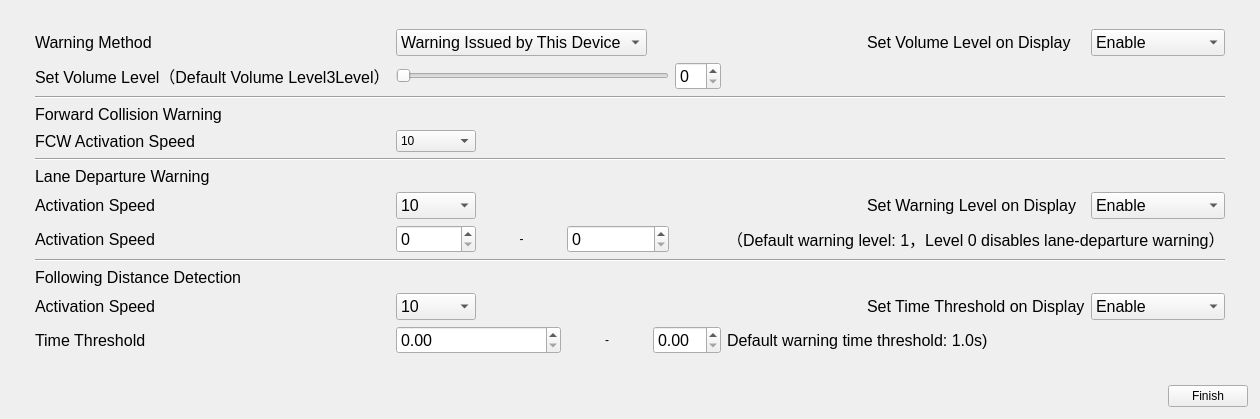
            <widget class="QWidget" name="page_yjset">
             <layout class="QVBoxLayout" name="verticalLayout_9" stretch="1,0">
              <item>
               <widget class="QWidget" name="widget" native="true">
                <layout class="QHBoxLayout" name="horizontalLayout_2" stretch="1,3,2">
                 <item>
                  <widget class="QWidget" name="widget_7" native="true"/>
                 </item>
                 <item>
                  <widget class="QWidget" name="widget_9" native="true">
                   <layout class="QGridLayout" name="gridLayout_5">
                    <item row="12" column="4" colspan="2">
                     <widget class="QDoubleSpinBox" name="doubleSpinBox_8">
                      <property name="font">
                       <font>
                        <pointsize>12</pointsize>
                       </font>
                      </property>
                     </widget>
                    </item>
                    <item row="12" column="6" colspan="2">
                     <widget class="QLabel" name="label_31">
                      <property name="font">
                       <font>
                        <pointsize>12</pointsize>
                       </font>
                      </property>
                      <property name="text">
                       <string>Default warning time threshold: 1.0s)</string>
                      </property>
                     </widget>
                    </item>
                    <item row="4" column="1">
                     <widget class="QComboBox" name="comboBox_13">
                      <item>
                       <property name="text">
                        <string>10</string>
                       </property>
                      </item>
                      <item>
                       <property name="text">
                        <string>20</string>
                       </property>
                      </item>
                      <item>
                       <property name="text">
                        <string>30</string>
                       </property>
                      </item>
                      <item>
                       <property name="text">
                        <string>40</string>
                       </property>
                      </item>
                      <item>
                       <property name="text">
                        <string>50</string>
                       </property>
                      </item>
                     </widget>
                    </item>
                    <item row="7" column="8">
                     <widget class="QComboBox" name="comboBox_11">
                      <property name="font">
                       <font>
                        <pointsize>12</pointsize>
                       </font>
                      </property>
                      <item>
                       <property name="text">
                        <string>Enable</string>
                       </property>
                      </item>
                      <item>
                       <property name="text">
                        <string>Disable</string>
                       </property>
                      </item>
                     </widget>
                    </item>
                    <item row="8" column="6" colspan="3">
                     <widget class="QLabel" name="label_24">
                      <property name="font">
                       <font>
                        <pointsize>12</pointsize>
                       </font>
                      </property>
                      <property name="text">
                       <string>（Default warning level: 1，Level 0 disables lane-departure warning）</string>
                      </property>
                     </widget>
                    </item>
                    <item row="1" column="0">
                     <widget class="QLabel" name="label_17">
                      <property name="font">
                       <font>
                        <pointsize>12</pointsize>
                       </font>
                      </property>
                      <property name="text">
                       <string>Set Volume Level（Default Volume Level3Level）</string>
                      </property>
                     </widget>
                    </item>
                    <item row="6" column="0">
                     <widget class="QLabel" name="label_20">
                      <property name="font">
                       <font>
                        <pointsize>12</pointsize>
                       </font>
                      </property>
                      <property name="text">
                       <string>Lane Departure Warning</string>
                      </property>
                     </widget>
                    </item>
                    <item row="1" column="1" colspan="4">
                     <widget class="QSlider" name="horizontalSlider">
                      <property name="orientation">
                       <enum>Qt::Horizontal</enum>
                      </property>
                     </widget>
                    </item>
                    <item row="7" column="0">
                     <widget class="QLabel" name="label_21">
                      <property name="font">
                       <font>
                        <pointsize>12</pointsize>
                       </font>
                      </property>
                      <property name="text">
                       <string>Activation Speed</string>
                      </property>
                     </widget>
                    </item>
                    <item row="8" column="0">
                     <widget class="QLabel" name="label_23">
                      <property name="font">
                       <font>
                        <pointsize>12</pointsize>
                       </font>
                      </property>
                      <property name="text">
                       <string>Activation Speed</string>
                      </property>
                     </widget>
                    </item>
                    <item row="12" column="0">
                     <widget class="QLabel" name="label_27">
                      <property name="font">
                       <font>
                        <pointsize>12</pointsize>
                       </font>
                      </property>
                      <property name="text">
                       <string>Time Threshold</string>
                      </property>
                     </widget>
                    </item>
                    <item row="13" column="0" colspan="9">
                     <widget class="QWidget" name="widget_11" native="true"/>
                    </item>
                    <item row="7" column="1">
                     <widget class="QComboBox" name="comboBox_15">
                      <property name="font">
                       <font>
                        <pointsize>12</pointsize>
                       </font>
                      </property>
                      <item>
                       <property name="text">
                        <string>10</string>
                       </property>
                      </item>
                      <item>
                       <property name="text">
                        <string>20</string>
                       </property>
                      </item>
                      <item>
                       <property name="text">
                        <string>30</string>
                       </property>
                      </item>
                      <item>
                       <property name="text">
                        <string>40</string>
                       </property>
                      </item>
                      <item>
                       <property name="text">
                        <string>50</string>
                       </property>
                      </item>
                     </widget>
                    </item>
                    <item row="11" column="1">
                     <widget class="QComboBox" name="comboBox_14">
                      <property name="font">
                       <font>
                        <pointsize>12</pointsize>
                       </font>
                      </property>
                      <item>
                       <property name="text">
                        <string>10</string>
                       </property>
                      </item>
                      <item>
                       <property name="text">
                        <string>20</string>
                       </property>
                      </item>
                      <item>
                       <property name="text">
                        <string>30</string>
                       </property>
                      </item>
                      <item>
                       <property name="text">
                        <string>40</string>
                       </property>
                      </item>
                      <item>
                       <property name="text">
                        <string>50</string>
                       </property>
                      </item>
                     </widget>
                    </item>
                    <item row="5" column="0" colspan="9">
                     <widget class="Line" name="line_2">
                      <property name="orientation">
                       <enum>Qt::Horizontal</enum>
                      </property>
                     </widget>
                    </item>
                    <item row="9" column="0" colspan="9">
                     <widget class="Line" name="line_3">
                      <property name="orientation">
                       <enum>Qt::Horizontal</enum>
                      </property>
                     </widget>
                    </item>
                    <item row="12" column="3">
                     <widget class="QLabel" name="label_30">
                      <property name="text">
                       <string>-</string>
                      </property>
                      <property name="alignment">
                       <set>Qt::AlignCenter</set>
                      </property>
                     </widget>
                    </item>
                    <item row="0" column="0">
                     <widget class="QLabel" name="label_15">
                      <property name="font">
                       <font>
                        <pointsize>12</pointsize>
                       </font>
                      </property>
                      <property name="text">
                       <string>Warning Method</string>
                      </property>
                     </widget>
                    </item>
                    <item row="0" column="1" colspan="3">
                     <widget class="QComboBox" name="comboBox_8">
                      <property name="font">
                       <font>
                        <pointsize>12</pointsize>
                       </font>
                      </property>
                      <item>
                       <property name="text">
                        <string>Warning Issued by This Device</string>
                       </property>
                      </item>
                     </widget>
                    </item>
                    <item row="8" column="2">
                     <widget class="QLabel" name="label_29">
                      <property name="text">
                       <string>-</string>
                      </property>
                      <property name="alignment">
                       <set>Qt::AlignCenter</set>
                      </property>
                     </widget>
                    </item>
                    <item row="11" column="0">
                     <widget class="QLabel" name="label_26">
                      <property name="font">
                       <font>
                        <pointsize>12</pointsize>
                       </font>
                      </property>
                      <property name="text">
                       <string>Activation Speed</string>
                      </property>
                     </widget>
                    </item>
                    <item row="11" column="7">
                     <widget class="QLabel" name="label_28">
                      <property name="font">
                       <font>
                        <pointsize>12</pointsize>
                       </font>
                      </property>
                      <property name="text">
                       <string>Set Time Threshold on Display</string>
                      </property>
                     </widget>
                    </item>
                    <item row="12" column="1" colspan="2">
                     <widget class="QDoubleSpinBox" name="doubleSpinBox_7">
                      <property name="font">
                       <font>
                        <pointsize>12</pointsize>
                       </font>
                      </property>
                     </widget>
                    </item>
                    <item row="2" column="0" colspan="9">
                     <widget class="Line" name="line">
                      <property name="orientation">
                       <enum>Qt::Horizontal</enum>
                      </property>
                     </widget>
                    </item>
                    <item row="10" column="0">
                     <widget class="QLabel" name="label_25">
                      <property name="font">
                       <font>
                        <pointsize>12</pointsize>
                       </font>
                      </property>
                      <property name="text">
                       <string>Following Distance Detection</string>
                      </property>
                     </widget>
                    </item>
                    <item row="11" column="8">
                     <widget class="QComboBox" name="comboBox_10">
                      <property name="font">
                       <font>
                        <pointsize>12</pointsize>
                       </font>
                      </property>
                      <item>
                       <property name="text">
                        <string>Enable</string>
                       </property>
                      </item>
                      <item>
                       <property name="text">
                        <string>Disable</string>
                       </property>
                      </item>
                     </widget>
                    </item>
                    <item row="0" column="7">
                     <widget class="QLabel" name="label_16">
                      <property name="font">
                       <font>
                        <pointsize>12</pointsize>
                       </font>
                      </property>
                      <property name="text">
                       <string>Set Volume Level on Display</string>
                      </property>
                     </widget>
                    </item>
                    <item row="8" column="3" colspan="2">
                     <widget class="QSpinBox" name="spinBox_2">
                      <property name="font">
                       <font>
                        <pointsize>12</pointsize>
                       </font>
                      </property>
                     </widget>
                    </item>
                    <item row="7" column="7">
                     <widget class="QLabel" name="label_22">
                      <property name="font">
                       <font>
                        <pointsize>12</pointsize>
                       </font>
                      </property>
                      <property name="text">
                       <string>Set Warning Level on Display</string>
                      </property>
                     </widget>
                    </item>
                    <item row="3" column="0">
                     <widget class="QLabel" name="label_18">
                      <property name="font">
                       <font>
                        <pointsize>12</pointsize>
                       </font>
                      </property>
                      <property name="text">
                       <string>Forward Collision Warning</string>
                      </property>
                     </widget>
                    </item>
                    <item row="8" column="1">
                     <widget class="QSpinBox" name="spinBox">
                      <property name="font">
                       <font>
                        <pointsize>12</pointsize>
                       </font>
                      </property>
                     </widget>
                    </item>
                    <item row="1" column="5">
                     <widget class="QSpinBox" name="spinBox_3">
                      <property name="font">
                       <font>
                        <pointsize>12</pointsize>
                       </font>
                      </property>
                     </widget>
                    </item>
                    <item row="4" column="0">
                     <widget class="QLabel" name="label_19">
                      <property name="font">
                       <font>
                        <pointsize>12</pointsize>
                       </font>
                      </property>
                      <property name="text">
                       <string>FCW Activation Speed</string>
                      </property>
                     </widget>
                    </item>
                    <item row="0" column="8">
                     <widget class="QComboBox" name="comboBox_9">
                      <property name="font">
                       <font>
                        <pointsize>12</pointsize>
                       </font>
                      </property>
                      <item>
                       <property name="text">
                        <string>Enable</string>
                       </property>
                      </item>
                      <item>
                       <property name="text">
                        <string>Disable</string>
                       </property>
                      </item>
                     </widget>
                    </item>
                   </layout>
                  </widget>
                 </item>
                 <item>
                  <widget class="QWidget" name="widget_8" native="true"/>
                 </item>
                </layout>
               </widget>
              </item>
              <item>
               <layout class="QHBoxLayout" name="horizontalLayout_15">
                <property name="leftMargin">
                 <number>1</number>
                </property>
                <property name="topMargin">
                 <number>1</number>
                </property>
                <property name="rightMargin">
                 <number>1</number>
                </property>
                <property name="bottomMargin">
                 <number>1</number>
                </property>
                <item>
                 <spacer name="horizontalSpacer_6">
                  <property name="orientation">
                   <enum>Qt::Horizontal</enum>
                  </property>
                  <property name="sizeHint" stdset="0">
                   <size>
                    <width>31</width>
                    <height>17</height>
                   </size>
                  </property>
                 </spacer>
                </item>
                <item>
                 <widget class="QPushButton" name="btn_debugFinish">
                  <property name="text">
                   <string>Finish</string>
                  </property>
                 </widget>
                </item>
               </layout>
              </item>
             </layout>
            </widget>
